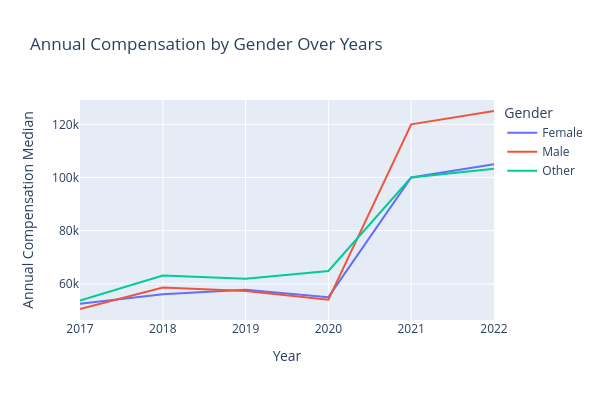

The notebook cell saved with this chart:
### Markdown cell above
## Gender pay gap

### Code cell
# make one dataframe with with year, gender and annual compensation
data = []
for year, df in onlyEmp.items():
    if "AnnualComp" in df.columns and "GenderCat" in df.columns:
        compSeries = df.groupby('GenderCat')["AnnualComp"].median()
        # get annual compensation for each year and gender-group
        for gender, comp in compSeries.items():
            data.append({'Year': year, 'Gender': gender, 'AnnualComp': comp})

df = pd.DataFrame(data)

# create plot with annual compensation over year with gender in different colors
fig = go.Figure()
fig = px.line(df, x='Year', y='AnnualComp', color='Gender',
                 title='Annual Compensation by Gender Over Years',
                 labels={'AnnualComp': 'Annual Compensation Median', 'Gender': 'Gender'})

# Set the size of the figure
fig.update_layout(width=600, height=400)

# Show the plot
fig.show()

### Figure 1 — Plotly figure (JSON) as saved in the notebook; plotly's stock layout.template omitted (floating-point values rounded to 4 significant figures)
{"data": [{"hovertemplate": "Gender=Female<br>Year=%{x}<br>Annual Compensation Median=%{y}<extra></extra>", "legendgroup": "Female", "line": {"color": "#636efa", "dash": "solid"}, "marker": {"symbol": "circle"}, "mode": "lines", "name": "Female", "orientation": "v", "showlegend": true, "type": "scatter", "x": ["2017", "2018", "2019", "2020", "2021", "2022"], "xaxis": "x", "y": [52500, 56080, 57732, 55000, 100000, 105000], "yaxis": "y"}, {"hovertemplate": "Gender=Male<br>Year=%{x}<br>Annual Compensation Median=%{y}<extra></extra>", "legendgroup": "Male", "line": {"color": "#EF553B", "dash": "solid"}, "marker": {"symbol": "circle"}, "mode": "lines", "name": "Male", "orientation": "v", "showlegend": true, "type": "scatter", "x": ["2017", "2018", "2019", "2020", "2021", "2022"], "xaxis": "x", "y": [50540.0, 58610, 57287, 54049, 120000, 125000], "yaxis": "y"}, {"hovertemplate": "Gender=Other<br>Year=%{x}<br>Annual Compensation Median=%{y}<extra></extra>", "legendgroup": "Other", "line": {"color": "#00cc96", "dash": "solid"}, "marker": {"symbol": "circle"}, "mode": "lines", "name": "Other", "orientation": "v", "showlegend": true, "type": "scatter", "x": ["2017", "2018", "2019", "2020", "2021", "2022"], "xaxis": "x", "y": [53760.0, 63100.0, 61872, 64859, 100000, 103250], "yaxis": "y"}], "layout": {"height": 400, "legend": {"title": {"text": "Gender"}, "tracegroupgap": 0}, "title": {"text": "Annual Compensation by Gender Over Years"}, "width": 600, "xaxis": {"anchor": "y", "domain": [0, 1], "title": {"text": "Year"}}, "yaxis": {"anchor": "x", "domain": [0, 1], "title": {"text": "Annual Compensation Median"}}}}
